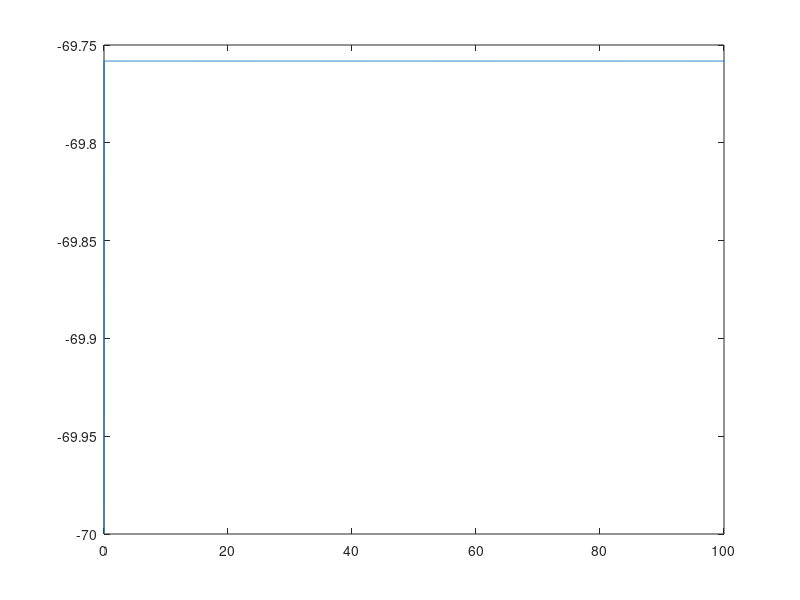

Reproduce this figure in MATLAB.
% Initialize Time
stepsize = 1/100;
t = [0:stepsize:100]; %Time

% Constants
gK = 36; %mS/cm^2
gNa = 120; %mS/cm^2
gL = 0.3; %mS/cm^2
EK = -12; %mS/cm^2
ENa = 115; %mV
EL = 10.6; %mV
Vrest = -70; %mV
Cm = 1; %uF/cm^2

% Initial Conditions
Vm =ones(1,length(t)).*0;
am = 0.1*((25-Vrest)/(exp((25-Vrest)/10)-1));
bm = 4*exp(-1*Vrest/18);
an = 0.01*((10-Vrest)/(exp((10-Vrest)/10)-1));
bn = 0.125*exp(-1*Vrest/80);
ah = 0.07*exp(-1*Vrest/20);
bh = 1/(exp((30-Vrest)/10)+1);

mo = am/(am+bm);
no = an/(an+bn);
ho = ah/(ah+bh);

I = 0; %Injected current
%INa = (mo^3)*gNa*ho*(Vrest-ENa);
%IK = (no^4)*gK*(Vrest-EK);
%IL = gL*(Vrest-EL);
%Iion = I - INa - IK - IL;

m(1) = mo;
n(1) = no;
h(1) = ho;

%Vm(1) = (Iion/Cm);

for i = 2:length(t)
    m(i) = m(i-1)+stepsize*((am*(1-m(i-1)))-(bm*m(i-1)));
    n(i) = n(i-1)+stepsize*((an*(1-n(i-1)))-(bn*n(i-1)));
    h(i) = h(i-1)+stepsize*((ah*(1-h(i-1)))-(bh*h(i-1)));
    
    INa = ((m(i-1))^3)*gNa*h(i-1)*(Vrest-ENa);
    IK = (n((i-1))^4)*gK*(Vrest-EK);
    IL = gL*(Vrest-EL);
    
    Iion(i) = I - INa - IK - IL;
    
    if(Iion(i) == Iion(i-1)) 
        dVm = 0;
    else
        dVm = (Iion(i)/Cm)*stepsize;
    end
    
    Vm(i) = Vm(i-1)+(dVm);
       
end

Vmm = Vm+ones(1,length(t))*-70;
plot(t,Vmm)


